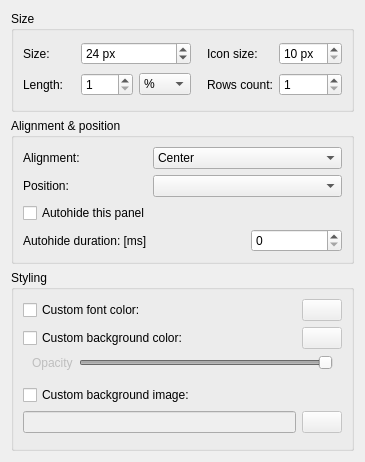
<?xml version="1.0" encoding="UTF-8"?>
<ui version="4.0">
 <class>ConfigPanelWidget</class>
 <widget class="QWidget" name="ConfigPanelWidget">
  <property name="geometry">
   <rect>
    <x>0</x>
    <y>0</y>
    <width>365</width>
    <height>462</height>
   </rect>
  </property>
  <property name="sizePolicy">
   <sizepolicy hsizetype="Minimum" vsizetype="Minimum">
    <horstretch>0</horstretch>
    <verstretch>0</verstretch>
   </sizepolicy>
  </property>
  <property name="windowTitle">
   <string>Configure panel</string>
  </property>
  <layout class="QVBoxLayout" name="verticalLayout">
   <item>
    <widget class="QGroupBox" name="groupBox_size">
     <property name="sizePolicy">
      <sizepolicy hsizetype="Preferred" vsizetype="Minimum">
       <horstretch>0</horstretch>
       <verstretch>0</verstretch>
      </sizepolicy>
     </property>
     <property name="title">
      <string>Size</string>
     </property>
     <property name="checkable">
      <bool>false</bool>
     </property>
     <layout class="QGridLayout" name="gridLayout">
      <item row="0" column="1">
       <widget class="QLabel" name="label">
        <property name="text">
         <string>Size:</string>
        </property>
       </widget>
      </item>
      <item row="0" column="2" colspan="2">
       <widget class="QSpinBox" name="spinBox_panelSize">
        <property name="suffix">
         <string> px</string>
        </property>
        <property name="value">
         <number>24</number>
        </property>
       </widget>
      </item>
      <item row="0" column="5">
       <widget class="QLabel" name="label_iconSize">
        <property name="text">
         <string>Icon size:</string>
        </property>
       </widget>
      </item>
      <item row="2" column="1">
       <widget class="QLabel" name="label_length">
        <property name="text">
         <string>Length:</string>
        </property>
       </widget>
      </item>
      <item row="2" column="6">
       <widget class="QSpinBox" name="spinBox_lineCount">
        <property name="minimum">
         <number>1</number>
        </property>
        <property name="maximum">
         <number>20</number>
        </property>
       </widget>
      </item>
      <item row="0" column="6">
       <widget class="QSpinBox" name="spinBox_iconSize">
        <property name="suffix">
         <string> px</string>
        </property>
        <property name="minimum">
         <number>10</number>
        </property>
        <property name="maximum">
         <number>128</number>
        </property>
       </widget>
      </item>
      <item row="2" column="2" colspan="2">
       <widget class="QWidget" name="widget_2" native="true">
        <layout class="QHBoxLayout" name="horizontalLayout_2">
         <property name="leftMargin">
          <number>0</number>
         </property>
         <property name="topMargin">
          <number>0</number>
         </property>
         <property name="rightMargin">
          <number>0</number>
         </property>
         <property name="bottomMargin">
          <number>0</number>
         </property>
         <item>
          <widget class="QSpinBox" name="spinBox_length">
           <property name="toolTip">
            <string>&lt;p&gt;Negative pixel value sets the panel length to that many pixels less than available screen space.&lt;/p&gt;&lt;p/&gt;&lt;p&gt;&lt;i&gt;E.g. &quot;Length&quot; set to -100px, screen size is 1000px, then real panel length will be 900 px.&lt;/i&gt;&lt;/p&gt;</string>
           </property>
           <property name="minimum">
            <number>1</number>
           </property>
           <property name="maximum">
            <number>100</number>
           </property>
          </widget>
         </item>
         <item>
          <widget class="QComboBox" name="comboBox_lenghtType">
           <item>
            <property name="text">
             <string>%</string>
            </property>
           </item>
           <item>
            <property name="text">
             <string>px</string>
            </property>
           </item>
          </widget>
         </item>
        </layout>
       </widget>
      </item>
      <item row="2" column="5">
       <widget class="QLabel" name="label_lineCount">
        <property name="text">
         <string>Rows count:</string>
        </property>
       </widget>
      </item>
      <item row="0" column="4">
       <spacer name="horizontalSpacer">
        <property name="orientation">
         <enum>Qt::Horizontal</enum>
        </property>
        <property name="sizeType">
         <enum>QSizePolicy::Minimum</enum>
        </property>
        <property name="sizeHint" stdset="0">
         <size>
          <width>10</width>
          <height>20</height>
         </size>
        </property>
       </spacer>
      </item>
     </layout>
    </widget>
   </item>
   <item>
    <widget class="QGroupBox" name="groupBox">
     <property name="sizePolicy">
      <sizepolicy hsizetype="Preferred" vsizetype="Minimum">
       <horstretch>0</horstretch>
       <verstretch>0</verstretch>
      </sizepolicy>
     </property>
     <property name="title">
      <string>Alignment &amp;&amp; position</string>
     </property>
     <layout class="QGridLayout" name="gridLayout_2">
      <item row="0" column="1" colspan="2">
       <widget class="QComboBox" name="comboBox_alignment">
        <property name="currentIndex">
         <number>1</number>
        </property>
        <item>
         <property name="text">
          <string>Left</string>
         </property>
        </item>
        <item>
         <property name="text">
          <string>Center</string>
         </property>
        </item>
        <item>
         <property name="text">
          <string>Right</string>
         </property>
        </item>
       </widget>
      </item>
      <item row="0" column="0">
       <widget class="QLabel" name="label_alignment">
        <property name="text">
         <string>Alignment:</string>
        </property>
       </widget>
      </item>
      <item row="1" column="1" colspan="2">
       <widget class="QComboBox" name="comboBox_position"/>
      </item>
      <item row="1" column="0">
       <widget class="QLabel" name="label_position">
        <property name="text">
         <string>Position:</string>
        </property>
       </widget>
      </item>
      <item row="3" column="0" colspan="2">
    <widget class="QCheckBox" name="checkBox_autohideTb">
        <property name="text">
         <string>Autohide this panel</string>
        </property>
       </widget>
      </item>
      <item row="4" column="0">
     <widget class="QLabel" name="label_autohideDelay">
        <property name="text">
         <string>Autohide duration: [ms]</string>
        </property>
       </widget>
      </item>
      <item row="4" column="2">
    <widget class="QSpinBox" name="spinBox_autohideDuration">
        <property name="minimum">
         <number>0</number>
        </property>
        <property name="maximum">
         <number>10000</number>
        </property>
       </widget>
      </item>
     </layout>
    </widget>
   </item>
   <item>
    <widget class="QGroupBox" name="groupBox_2">
     <property name="sizePolicy">
      <sizepolicy hsizetype="Preferred" vsizetype="Minimum">
       <horstretch>0</horstretch>
       <verstretch>0</verstretch>
      </sizepolicy>
     </property>
     <property name="title">
      <string>Styling</string>
     </property>
     <layout class="QGridLayout" name="gridLayout_3">
      <item row="0" column="0">
       <widget class="QCheckBox" name="checkBox_customFontColor">
        <property name="text">
         <string>Custom font color:</string>
        </property>
       </widget>
      </item>
      <item row="3" column="0">
       <widget class="QCheckBox" name="checkBox_customBgImage">
        <property name="text">
         <string>Custom background image:</string>
        </property>
       </widget>
      </item>
      <item row="4" column="0">
       <widget class="QLineEdit" name="lineEdit_customBgImage">
        <property name="enabled">
         <bool>false</bool>
        </property>
       </widget>
      </item>
      <item row="1" column="0">
       <widget class="QCheckBox" name="checkBox_customBgColor">
        <property name="text">
         <string>Custom background color:</string>
        </property>
       </widget>
      </item>
      <item row="4" column="1">
       <widget class="QPushButton" name="pushButton_customBgImage">
        <property name="enabled">
         <bool>false</bool>
        </property>
        <property name="styleSheet">
         <string notr="true"/>
        </property>
        <property name="text">
         <string/>
        </property>
        <property name="icon">
         <iconset theme="insert-image">
          <normaloff/>
         </iconset>
        </property>
       </widget>
      </item>
      <item row="0" column="1">
       <widget class="QPushButton" name="pushButton_customFontColor">
        <property name="enabled">
         <bool>false</bool>
        </property>
        <property name="styleSheet">
         <string notr="true"/>
        </property>
        <property name="text">
         <string/>
        </property>
        <property name="icon">
         <iconset theme="color-picker">
          <normaloff/>
         </iconset>
        </property>
       </widget>
      </item>
      <item row="1" column="1">
       <widget class="QPushButton" name="pushButton_customBgColor">
        <property name="enabled">
         <bool>false</bool>
        </property>
        <property name="styleSheet">
         <string notr="true"/>
        </property>
        <property name="text">
         <string/>
        </property>
        <property name="icon">
         <iconset theme="color-picker">
          <normaloff/>
         </iconset>
        </property>
       </widget>
      </item>
      <item row="5" column="0" colspan="2">
       <widget class="QWidget" name="widget" native="true">
        <layout class="QHBoxLayout" name="horizontalLayout">
         <property name="leftMargin">
          <number>0</number>
         </property>
         <property name="topMargin">
          <number>0</number>
         </property>
         <property name="rightMargin">
          <number>0</number>
         </property>
         <property name="bottomMargin">
          <number>0</number>
         </property>
        </layout>
       </widget>
      </item>
      <item row="2" column="0" colspan="2">
       <widget class="QWidget" name="widget_3" native="true">
        <layout class="QHBoxLayout" name="horizontalLayout_3">
         <property name="spacing">
          <number>6</number>
         </property>
         <property name="topMargin">
          <number>0</number>
         </property>
         <item>
          <widget class="QLabel" name="label_2">
           <property name="enabled">
            <bool>false</bool>
           </property>
           <property name="text">
            <string>Opacity</string>
           </property>
          </widget>
         </item>
         <item>
          <widget class="QSlider" name="slider_opacity">
           <property name="enabled">
            <bool>false</bool>
           </property>
           <property name="maximum">
            <number>100</number>
           </property>
           <property name="pageStep">
            <number>5</number>
           </property>
           <property name="value">
            <number>100</number>
           </property>
           <property name="orientation">
            <enum>Qt::Horizontal</enum>
           </property>
          </widget>
         </item>
        </layout>
       </widget>
      </item>
     </layout>
    </widget>
   </item>
  </layout>
 </widget>
 <resources/>
 <connections>
  <connection>
   <sender>checkBox_customBgColor</sender>
   <signal>toggled(bool)</signal>
   <receiver>pushButton_customBgColor</receiver>
   <slot>setEnabled(bool)</slot>
   <hints>
    <hint type="sourcelabel">
     <x>144</x>
     <y>332</y>
    </hint>
    <hint type="destinationlabel">
     <x>350</x>
     <y>350</y>
    </hint>
   </hints>
  </connection>
  <connection>
   <sender>checkBox_customBgImage</sender>
   <signal>toggled(bool)</signal>
   <receiver>lineEdit_customBgImage</receiver>
   <slot>setEnabled(bool)</slot>
   <hints>
    <hint type="sourcelabel">
     <x>137</x>
     <y>403</y>
    </hint>
    <hint type="destinationlabel">
     <x>149</x>
     <y>440</y>
    </hint>
   </hints>
  </connection>
  <connection>
   <sender>checkBox_customBgImage</sender>
   <signal>toggled(bool)</signal>
   <receiver>pushButton_customBgImage</receiver>
   <slot>setEnabled(bool)</slot>
   <hints>
    <hint type="sourcelabel">
     <x>125</x>
     <y>403</y>
    </hint>
    <hint type="destinationlabel">
     <x>350</x>
     <y>441</y>
    </hint>
   </hints>
  </connection>
  <connection>
   <sender>checkBox_customFontColor</sender>
   <signal>toggled(bool)</signal>
   <receiver>pushButton_customFontColor</receiver>
   <slot>setEnabled(bool)</slot>
   <hints>
    <hint type="sourcelabel">
     <x>190</x>
     <y>294</y>
    </hint>
    <hint type="destinationlabel">
     <x>350</x>
     <y>312</y>
    </hint>
   </hints>
  </connection>
  <connection>
   <sender>checkBox_customBgColor</sender>
   <signal>toggled(bool)</signal>
   <receiver>slider_opacity</receiver>
   <slot>setEnabled(bool)</slot>
   <hints>
    <hint type="sourcelabel">
     <x>99</x>
     <y>333</y>
    </hint>
    <hint type="destinationlabel">
     <x>114</x>
     <y>367</y>
    </hint>
   </hints>
  </connection>
  <connection>
   <sender>checkBox_customBgColor</sender>
   <signal>toggled(bool)</signal>
   <receiver>label_2</receiver>
   <slot>setEnabled(bool)</slot>
   <hints>
    <hint type="sourcelabel">
     <x>34</x>
     <y>341</y>
    </hint>
    <hint type="destinationlabel">
     <x>32</x>
     <y>362</y>
    </hint>
   </hints>
  </connection>
 </connections>
</ui>
